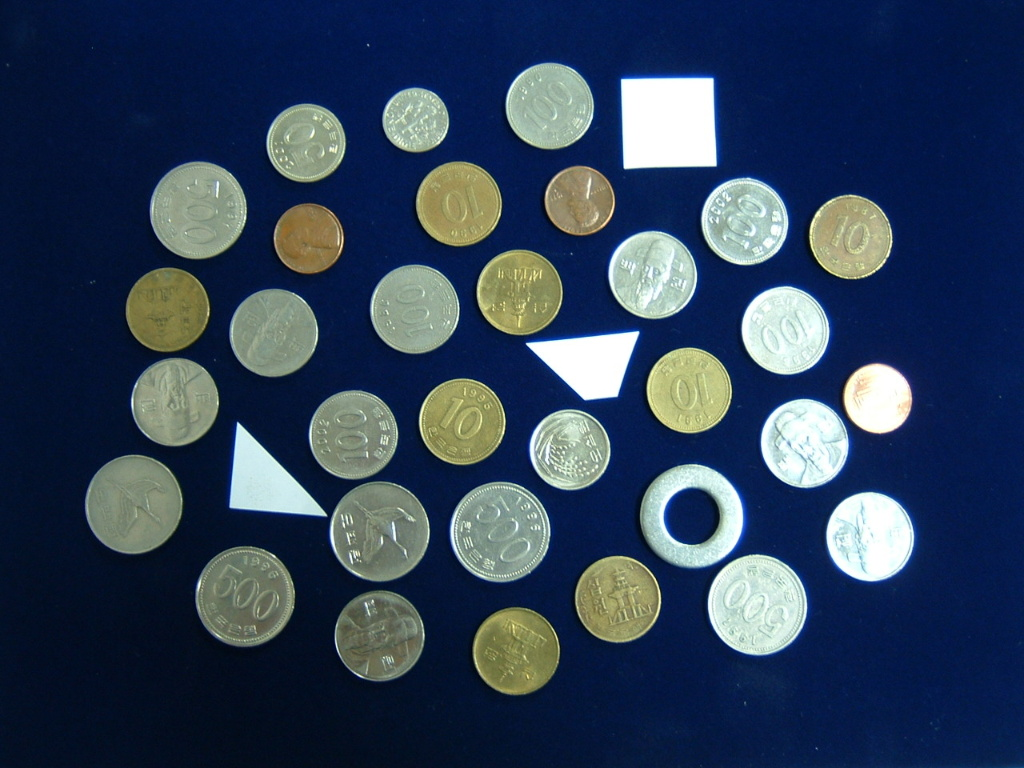
#> input picture 3/coins.jpg, 1024 x 768 px
$ python coin.py
#> lines starting #> are read from the running program, lines starting #| are printed output that depends on the picture; after the words box and inside, x2 and y2 are one past the last pixel; in counts of white or black regions, pixels touching at a corner belong together
import cv2
import numpy as np

def detect_coins():
    coins = cv2.imread('./coins.jpg', 1)
#> coins is the input picture: shape (768, 1024, 3); mean B, G, R 87.6, 64, 47.4

    gray = cv2.cvtColor(coins, cv2.COLOR_BGR2GRAY)
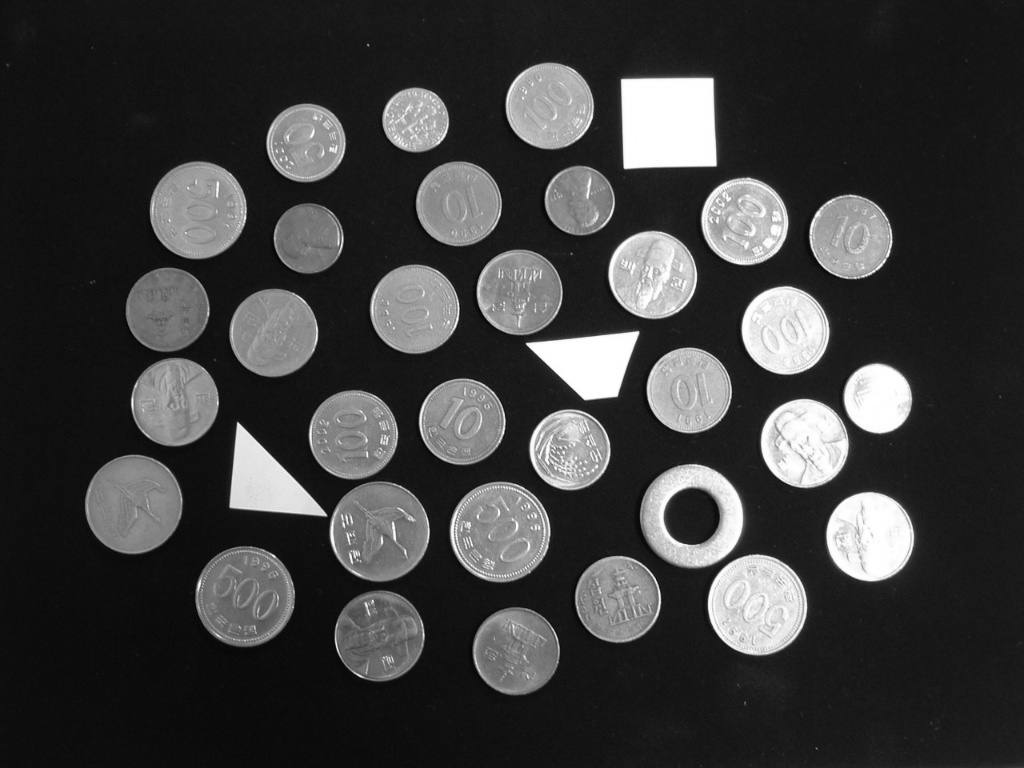
#> gray: shape (768, 1024); min 2, max 255, mean 61.7
    _, threshold = cv2.threshold(gray, 45, 255, cv2.THRESH_TOZERO)
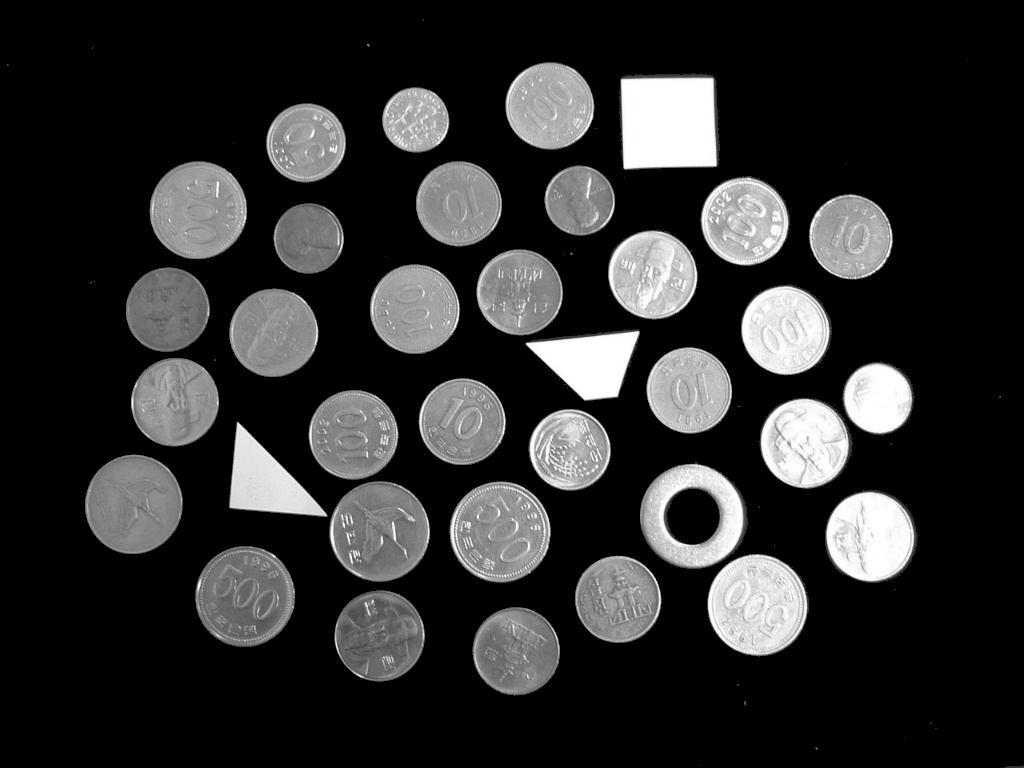
#> threshold: shape (768, 1024); min 0, max 255, mean 46.4
    cv2.imwrite("./coins_threshold.jpg", threshold)
    img = cv2.medianBlur(threshold, 9)

    circles = cv2.HoughCircles(
        img,  # source image
        cv2.HOUGH_GRADIENT,  # type of detection
        1,
        50,
        param1=100,
        param2=50,
        minRadius=10,  # minimal radius
        maxRadius=380,  # max radius
    )
#> circles = 32 rows, first 8: [244.5, 595.5, 49.9], [499.5, 531.5, 50.8], [690.5, 515.5, 51.3], [379.5, 635.5, 44.9], [273.5, 331.5, 44.4], [198.5, 209.5, 48.8], [805.5, 442.5, 45.1], [378.5, 531.5, 50.2]

    coins_copy = coins.copy()

    for detected_circle in circles[0]:
        x_coor, y_coor, detected_radius = detected_circle
        coins_detected = cv2.circle(
            coins_copy,
            (int(x_coor), int(y_coor)),
            int(detected_radius),
            (0, 255, 0),
            4,
        )
#> this loop made 32 passes
#> (x_coor, y_coor, detected_radius) on passes 1 to 12: (244.5, 595.5, 49.9), (499.5, 531.5, 50.8), (690.5, 515.5, 51.3), (379.5, 635.5, 44.9), (273.5, 331.5, 44.4), (198.5, 209.5, 48.8), (805.5, 442.5, 45.1), (378.5, 531.5, 50.2), (785.5, 329.5, 44.2), (756.5, 605.5, 50.4), (462.5, 421.5, 43.2), (173.5, 401.5, 44.1)
#> pass 3, in detect_coins, `coins_detected = cv2.circle( coins_copy, (int(x_coor), int(y_coor)), i..`:
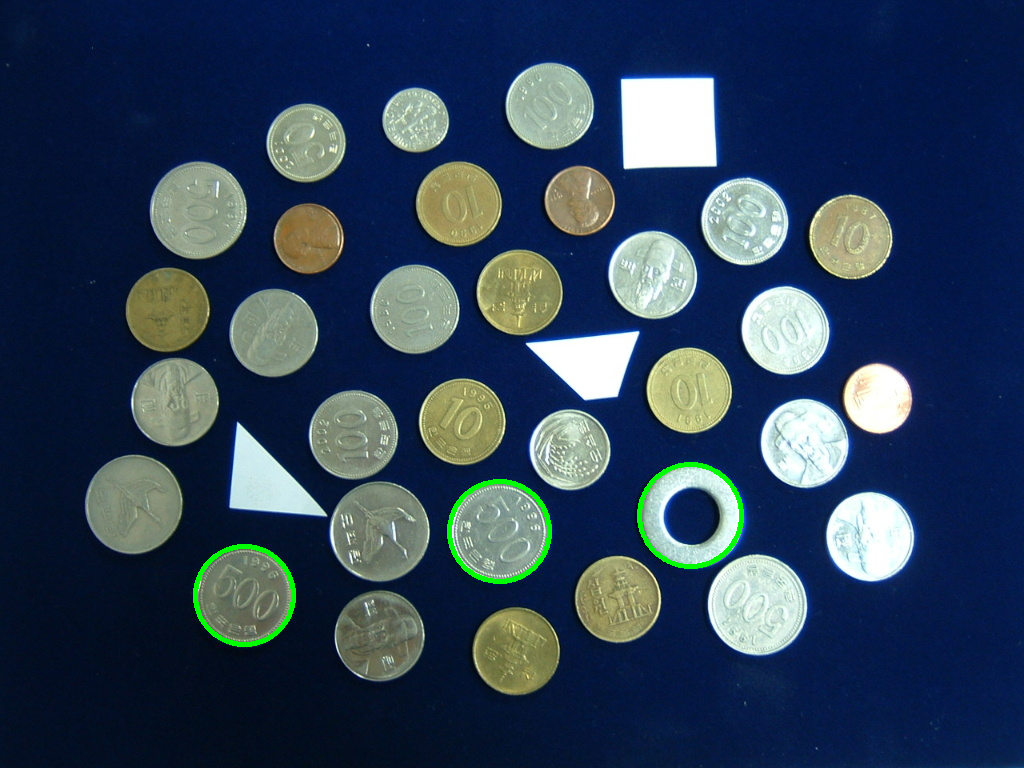
#> coins_detected: shape (768, 1024, 3); mean B, G, R 86.8, 64.9, 46.8
#> after the loop:
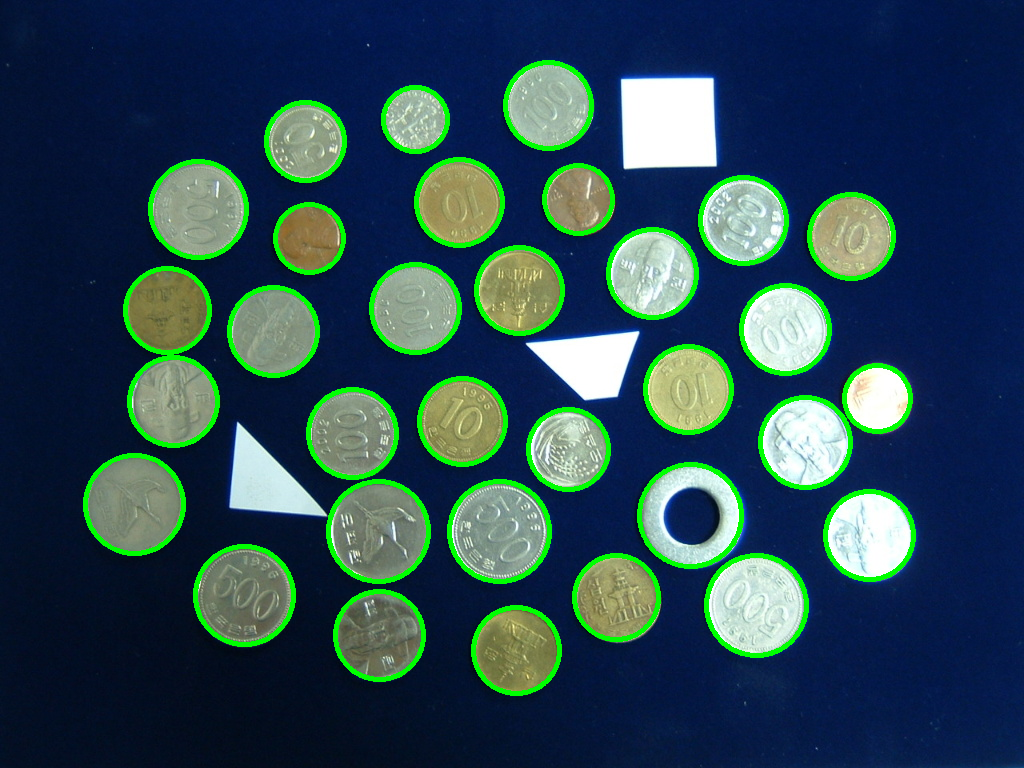
#> coins_copy: shape (768, 1024, 3); 5.52% of pixels changed, all inside (x1, y1, x2, y2) = (83, 60, 916, 696)

    cv2.imwrite("./coins_test.jpg", coins_detected)

    return circles

def calculate_amount():
    amount = {
        "1": {
            "value": 1,
            "radius": 20,
            "ratio": 1,
            "count": 0,
        },
        "2": {
            "value": 2,
            "radius": 21.5,
            "ratio": 1.075,
            "count": 0,
        },
        "50": {
            "value": 50,
            "radius": 24.5,
            "ratio": 1.225,
            "count": 0,
        },
        "10": {
            "value": 10,
            "radius": 26,
            "ratio": 1.3,
            "count": 0,
        },
        "100": {
            "value": 100,
            "radius": 27.3,
            "ratio": 1.365,
            "count": 0,
        },
        "500": {
            "value": 500,
            "radius": 30.5,
            "ratio": 1.525,
            "count": 0,
        },
    }

    circles = detect_coins()
    radius = []
    coordinates = []

    for detected_circle in circles[0]:
        x_coor, y_coor, detected_radius = detected_circle
        radius.append(detected_radius)
        coordinates.append([x_coor, y_coor])
#> after the loop, coordinates = 32 pairs, first value 134.5 to 877.5, second value 105.5 to 650.5; radius = 32 values, max 51.3 at index 2, min 32.7 at index 17, mean 43.66

    smallest = min(radius)
#> smallest = 32.7
    tolerance = 0.0375
    total_amount = 0

    coins_circled = cv2.imread('./coins_test.jpg', 1)
    font = cv2.FONT_HERSHEY_SIMPLEX

    for coin in circles[0]:
        ratio_to_check = coin[2] / smallest
        coor_x = coin[0]
        coor_y = coin[1]
        for i in amount:
            value = amount[i]['value']
            if abs(ratio_to_check - amount[i]['ratio']) <= tolerance:
                amount[i]['count'] += 1
                total_amount += amount[i]['value']
                cv2.putText(coins_circled, str(value), (int(coor_x), int(coor_y)), font, 1,
                            (0, 0, 0), 4)
#> this loop made 32 passes
#> (coin, ratio_to_check, coor_x, coor_y) on passes 1 to 12: ([244.5, 595.5, 49.9], 1.53, 244.5, 595.5), ([499.5, 531.5, 50.8], 1.55, 499.5, 531.5), ([690.5, 515.5, 51.3], 1.57, 690.5, 515.5), ([379.5, 635.5, 44.9], 1.37, 379.5, 635.5), ([273.5, 331.5, 44.4], 1.36, 273.5, 331.5), ([198.5, 209.5, 48.8], 1.49, 198.5, 209.5), ([805.5, 442.5, 45.1], 1.38, 805.5, 442.5), ([378.5, 531.5, 50.2], 1.54, 378.5, 531.5), ([785.5, 329.5, 44.2], 1.35, 785.5, 329.5), ([756.5, 605.5, 50.4], 1.54, 756.5, 605.5), ([462.5, 421.5, 43.2], 1.32, 462.5, 421.5), ([173.5, 401.5, 44.1], 1.35, 173.5, 401.5)
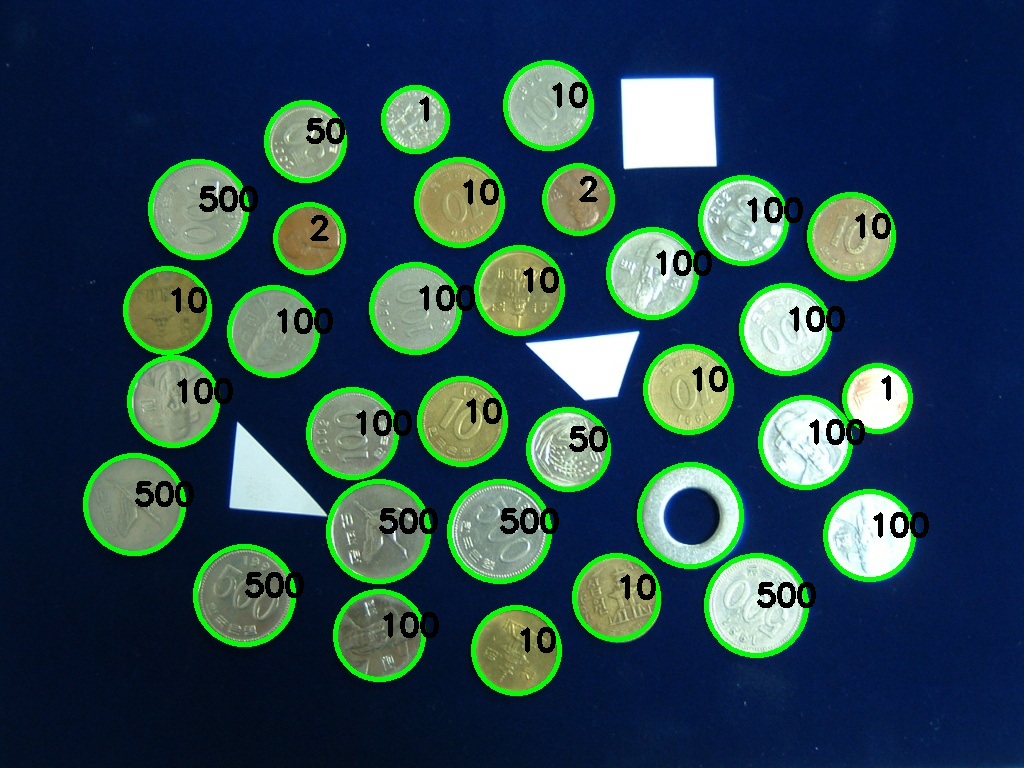
#> coins_circled: shape (768, 1024, 3); mean B, G, R 78.4, 68.2, 39.8
#> after the loop, amount = 6 items; total_amount = 4206

    print(f"Niit: {total_amount}")
#| Niit: 4206
    for i in amount:
        pieces = amount[i]['count']
        print(f"{i} = {pieces} shirheg")
#> this loop made 6 passes
#> (i, pieces) on passes 1 to 6: ('1', 2), ('2', 2), ('50', 2), ('10', 10), ('100', 10), ('500', 6)
#| 1 = 2 shirheg
#| 2 = 2 shirheg
#| 50 = 2 shirheg
#| 10 = 10 shirheg
#| 100 = 10 shirheg
#| 500 = 6 shirheg


    cv2.imwrite("./amount.jpg", coins_circled)


if __name__ == "__main__":
    calculate_amount()
